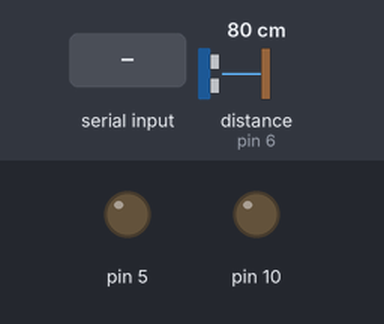
Bench run of a sketch on a simulated Arduino Uno, built with avr-gcc and run on an emulated ATmega328P. On the bench: output pins drawn as LEDs (lit = HIGH). The test bench sets the inputs (shaded band); at power-on: distance to the obstacle (sensor on pin 6) 80 cm. The echo pulse lasts 58.3 µs per cm; what the sketch prints to the serial monitor is not drawn.

Above: at 1.2 s.
1.3 s: "W" received over Serial
At 1.7 s:
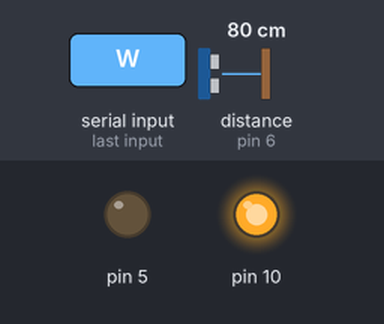
4.3 s: "L" received over Serial
Timing chart, 0 to 7.3 s (numbered marks = the images above; inputs shaded):
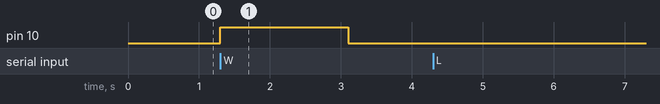

Measured:
- after the input at 1.3 s, pin 10: LOW → HIGH at once, → LOW 1.8 s later

The sketch:

plant-server.ino
```cpp
class LevelSensor
{
  int trigPin;
  int echoPin;

  int lowRaw;
  int highRaw;

  int lastLevelPercentage;

  public:

  LevelSensor(int tPin, int ePin, int miRaw, int maRaw)
  {
    trigPin = tPin;
    echoPin = ePin;
    lowRaw = miRaw;
    highRaw = maRaw;

    pinMode(trigPin, OUTPUT);
    pinMode(echoPin, INPUT);
  }

  int readLevelRaw()
  {
    long duration, distance;
    digitalWrite(trigPin, LOW);
    delayMicroseconds(2);
    digitalWrite(trigPin, HIGH);
    delayMicroseconds(10);
    digitalWrite(trigPin, LOW);
    duration = pulseIn(echoPin, HIGH);
    distance = (duration/2) / 29.1;

    return (int)distance;
  }
  int readLevelPercentage()
  {
    int level = this->readLevelRaw();
    //Serial.println(level);
    int range = lowRaw - highRaw;
    int levelPercentage = (int)((100.0/(float)range)*(level-highRaw));
    lastLevelPercentage = 100 - levelPercentage;
    return lastLevelPercentage;
  }

  int getLastLevelPercentage()
  {
    return lastLevelPercentage;
  }
};


class MoistureSensor
{
  int sensorPin;

  public:

  MoistureSensor(int pin1)
  {
    sensorPin = pin1;
  }

  int readMoisturePercentage()
  {
    int sensorValue = analogRead(sensorPin);
    float percentage = (float)sensorValue/1023 * 100;
    return 100 - (int)percentage;
  }

};

class RaspberryPiInterface
{

  public:

  RaspberryPiInterface(int bitrate)
  {
    Serial.begin(bitrate);
  }

  bool avail()
  {
    return Serial.available();
  }

  int readByte()
  {
    return Serial.read();
  }
};

class WaterPump
{
  int pumpPin;

  public:

  WaterPump(int pin)
  {
    pumpPin = pin;
    pinMode(pin, OUTPUT);
  }

  void water(int lastLevelPercentage)
  {
    //calculate watertime based on tank level
    int watertime;
    if(lastLevelPercentage >= 100){
      watertime = 1400;
    }
    else if(lastLevelPercentage >= 80){
      watertime = 1500;
    }
    else if(lastLevelPercentage >= 60){
      watertime = 1600;
    }
    else if(lastLevelPercentage >= 40){
      watertime = 1700;
    }
    else if(lastLevelPercentage >= 20){
      watertime = 1800;
    }
    else{
      watertime = 1800;
    }

    //Serial.println(watertime);
    digitalWrite(pumpPin, HIGH);
    delay(watertime);
    digitalWrite(pumpPin, LOW);
  }
};


int command = 0;

LevelSensor LevSens(5, 6, 14, 2);
MoistureSensor MoistSens(0);
RaspberryPiInterface RpiInterface(9600);
WaterPump Pump(10);


void setup(){
 Serial.begin(9600);

}

void loop()
{
   if (RpiInterface.avail()) {
     command = RpiInterface.readByte();
     switch (command){
       case 'L':
       //measure level and report
       Serial.println(LevSens.readLevelPercentage());
       break;

       case 'M':
       //measure moisture and report
       Serial.println(MoistSens.readMoisturePercentage());
       break;

       case 'W':
       //water plant and report
       Pump.water(LevSens.getLastLevelPercentage());
       break;
     }
   }
}
```
